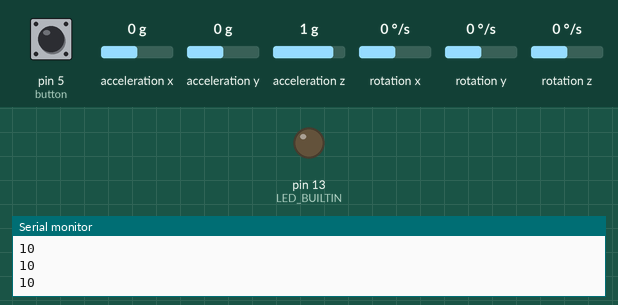
The sketch below on a simulated Arduino Uno, built with avr-gcc and run on an emulated ATmega328P. Parts: output pins drawn as LEDs (lit = HIGH), the last lines printed to the serial monitor. Wiring (inferred from the names in the program): MPU-6050 motion sensor at I2C address 0x68. The inputs (shaded band) are chosen by the test bench; at power-on: pin 5 (button) HIGH, acceleration x 0 g, acceleration y 0 g, acceleration z 1 g, rotation x 0 °/s, rotation y 0 °/s, rotation z 0 °/s. Pins used as bus, display or sensor lines are not drawn.

Above: at 1.2 s.
1.3 s: pin 5 (button) pulled LOW for 0.15 s
At 1.9 s:
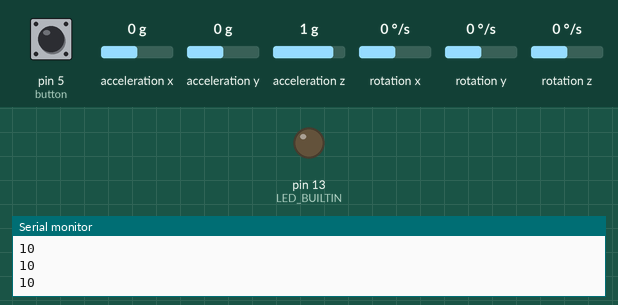
4.5 s: pin 5 (button) pulsed LOW 2 times (0.12 s each, 0.3 s apart)
At 5.4 s:
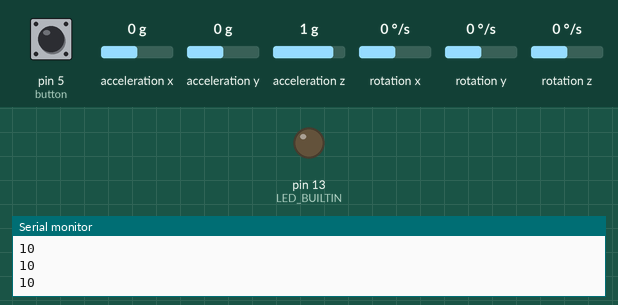
8.1 s: pin 5 (button) driven LOW
At 9.0 s:
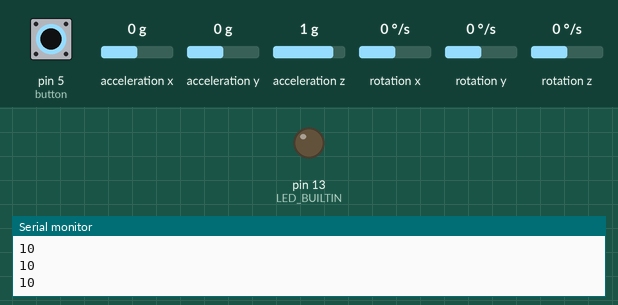
Timing chart, 0 to 11.1 s (numbered marks = the images above; inputs shaded):
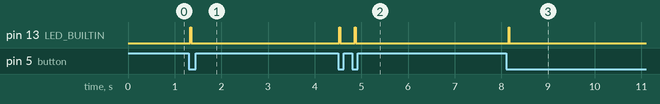

Measured:
- after the input at 1.3 s, pin 13 (LED_BUILTIN): LOW → HIGH at once, → LOW 0.02 s later
- after the input at 4.5 s, pin 13 (LED_BUILTIN): alternates HIGH for 0.02 s and LOW for 0.31 s, 4 changes in all, then stays LOW, starting at once
- after the input at 8.1 s, pin 13 (LED_BUILTIN): LOW → HIGH after 0.05 s, → LOW 0.02 s later

The sketch:

falldetector.ino
```cpp
//IDE 2019 Falll detector
/*
   Pins Used
   5 -emergency button
   11 -esp8266 fall trigger
   I2C Bus
   - A4 SDA
   - A5 SCL
*/
#include <Wire.h>
//#include "MAX30105.h"
//#include "heartRate.h"
//#include "spo2_algorithm.h"

const int MPU_addr = 0x68; // I2C address of the MPU-6050
int16_t AcX, AcY, AcZ, Tmp, GyX, GyY, GyZ;
float ax = 0, ay = 0, az = 0, gx = 0, gy = 0, gz = 0;

//int data[STORE_SIZE][5]; //array for saving past data
//byte currentIndex=0; //stores current data array index (0-255)
boolean fall = false; //stores if a fall has occurred
boolean trigger1 = false; //stores if first trigger (lower threshold) has occurred
boolean trigger2 = false; //stores if second trigger (upper threshold) has occurred
boolean trigger3 = false; //stores if third trigger (orientation change) has occurred

byte trigger1count = 0; //stores the counts past since trigger 1 was set true
byte trigger2count = 0; //stores the counts past since trigger 2 was set true
byte trigger3count = 0; //stores the counts past since trigger 3 was set true
int angleChange = 0;
int buttonState;
int lastbuttonState;
const byte button = 5;
const byte fallTrigger = 11;

//MAX30105 particleSensor;
///unsigned long previousMillis = 0;
//unsigned long currentMillis;
//const unsigned long period = 1000;  //the value is a number of milliseconds
//float beatsPerMinute = 0;
//const byte RATE_SIZE = 4; //Increase this for more averaging. 4 is good.
//byte rates[RATE_SIZE]; //Array of heart rates
///byte rateSpot = 0;
//long lastBeat = 0; //Time at which the last beat occurred
//byte beatAvg = 0;

void setup() {
  Wire.begin();
  Wire.beginTransmission(MPU_addr);
  Wire.write(0x6B);  // PWR_MGMT_1 register
  Wire.write(0);     // set to zero (wakes up the MPU-6050)
  Wire.endTransmission(true);
  Serial.begin(9600);

  pinMode(button, INPUT);
  pinMode(fallTrigger, OUTPUT);
  pinMode(LED_BUILTIN, OUTPUT);
  digitalWrite(fallTrigger, LOW);
  //digitalWrite(11, HIGH);
  /*
    if (!particleSensor.begin(Wire, I2C_SPEED_FAST)) //Use default I2C port, 400kHz speed
    {
    Serial.println("MAX30105 was not found. Please check wiring/power. ");
    while (1);
    }
    Serial.println("Place your index finger on the sensor with steady pressure.");*/

  //particleSensor.setup(); //Configure sensor with default settings
  //particleSensor.setPulseAmplitudeRed(0x0A); //Turn Red LED to low to indicate sensor is running
  //particleSensor.setPulseAmplitudeGreen(0); //Turn off Green LED
}
void loop() {

  //  heartime();
  whatname();
  mpu_read();
  //2050, 77, 1947 are values for calibration of accelerometer
  // values may be different for you
  ax = (AcX + 800) / 16384.00;
  ay = (AcY - 2718) / 16384.00;
  az = (AcZ + 1145) / 16384.00;

  //270, 351, 136 for gyroscope
  gx = (GyX + 50) / 131.07;
  gy = (GyY + 44) / 131.07;
  gz = (GyZ + 32) / 131.07;

  // calculating Amplitute vactor for 3 axis
  float Raw_AM = pow(pow(ax, 2) + pow(ay, 2) + pow(az, 2), 0.5);
  int AM = Raw_AM * 10;  // as values are within 0 to 1, I multiplied
  // it by for using if else conditions

  Serial.println(AM);
  //Serial.println(PM);
  //delay(500);

  if (trigger3 == true) {
    trigger3count++;
    //Serial.println(trigger3count);
    if (trigger3count >= 10) {
      angleChange = pow(pow(gx, 2) + pow(gy, 2) + pow(gz, 2), 0.5);
      //delay(10);
      Serial.println(angleChange);
      if ((angleChange >= 0) && (angleChange <= 10)) { //if orientation changes remains between 0-10 degrees
        fall = true;
        trigger3 = false;
        trigger3count = 0;
        Serial.println("ANGLE Change:");
        Serial.print(angleChange);
      }
      else { //user regained normal orientation
        trigger3 = false;
        trigger3count = 0;
        Serial.println("TRIGGER 3 DEACTIVATED");
      }
    }
  }
  if (fall == true) { //in event of a fall detection
    Serial.println("FALL DETECTED");
    digitalWrite(fallTrigger, HIGH);
    digitalWrite(LED_BUILTIN, HIGH);
    delay(20);
    digitalWrite(fallTrigger, LOW);
    digitalWrite(LED_BUILTIN, LOW);
    fall = false;
    // exit(1);
  }
  if (trigger2count >= 6) { //allow 0.5s for orientation change
    trigger2 = false;
    trigger2count = 0;
    Serial.println("TRIGGER 2 DECACTIVATED");
  }
  if (trigger1count >= 6) { //allow 0.5s for AM to break upper threshold
    trigger1 = false;
    trigger1count = 0;
    Serial.println("TRIGGER 1 DECACTIVATED");
  }
  if (trigger2 == true) {
    trigger2count++;
    //angleChange=acos(((double)x*(double)bx+(double)y*(double)by+(double)z*(double)bz)/(double)AM/(double)BM);
    angleChange = pow(pow(gx, 2) + pow(gy, 2) + pow(gz, 2), 0.5); Serial.println(angleChange);
    if (angleChange >= 30 && angleChange <= 400) { //if orientation changes by between 80-100 degrees
      trigger3 = true;
      trigger2 = false;
      trigger2count = 0;
      Serial.println("ANGLE Change:");
      Serial.print(angleChange);
      Serial.println("TRIGGER 3 ACTIVATED");
    }
  }
  if (trigger1 == true) {
    trigger1count++;
    if (AM >= 12) { //if AM breaks upper threshold (3g)
      trigger2 = true;
      Serial.println("TRIGGER 2 ACTIVATED");
      trigger1 = false; trigger1count = 0;
    }
  }
  if (AM <= 2 && trigger2 == false) { //if AM breaks lower threshold (0.4g)
    trigger1 = true;
    Serial.println("TRIGGER 1 ACTIVATED");
  }
  //It appears that delay is needed in order not to clog the port
  delay(100);
}

void mpu_read() {
  Wire.beginTransmission(MPU_addr);
  Wire.write(0x3B);  // starting with register 0x3B (ACCEL_XOUT_H)
  Wire.endTransmission(false);
  Wire.requestFrom(MPU_addr, 14, true); // request a total of 14 registers
  AcX = Wire.read() << 8 | Wire.read(); // 0x3B (ACCEL_XOUT_H) & 0x3C (ACCEL_XOUT_L)
  AcY = Wire.read() << 8 | Wire.read(); // 0x3D (ACCEL_YOUT_H) & 0x3E (ACCEL_YOUT_L)
  AcZ = Wire.read() << 8 | Wire.read(); // 0x3F (ACCEL_ZOUT_H) & 0x40 (ACCEL_ZOUT_L)
  Tmp = Wire.read() << 8 | Wire.read(); // 0x41 (TEMP_OUT_H) & 0x42 (TEMP_OUT_L)
  GyX = Wire.read() << 8 | Wire.read(); // 0x43 (GYRO_XOUT_H) & 0x44 (GYRO_XOUT_L)
  GyY = Wire.read() << 8 | Wire.read(); // 0x45 (GYRO_YOUT_H) & 0x46 (GYRO_YOUT_L)
  GyZ = Wire.read() << 8 | Wire.read(); // 0x47 (GYRO_ZOUT_H) & 0x48 (GYRO_ZOUT_L)
}

void whatname() {
  buttonState = digitalRead(button);
  if (buttonState == LOW && buttonState != lastbuttonState) {
    // message:
    Serial.println("The emergency button has been pressed.");
    fall = true;
  }
  lastbuttonState = buttonState;
}
/*
  void heartime()
  {
  long irValue = particleSensor.getIR();
  if (checkForBeat(irValue) == true) {
    long delta = millis() - lastBeat;
    lastBeat = millis();
    beatsPerMinute = 60 / (delta / 1000.0);
    if (beatsPerMinute < 255 && beatsPerMinute > 20) {
      rates[rateSpot++] = (byte)beatsPerMinute;
      rateSpot %= RATE_SIZE;

      beatAvg = 0;
      for (byte x = 0 ; x < RATE_SIZE ; x++)
        beatAvg += rates[x];
      beatAvg /= RATE_SIZE;
    }
  }
  }*/
```
